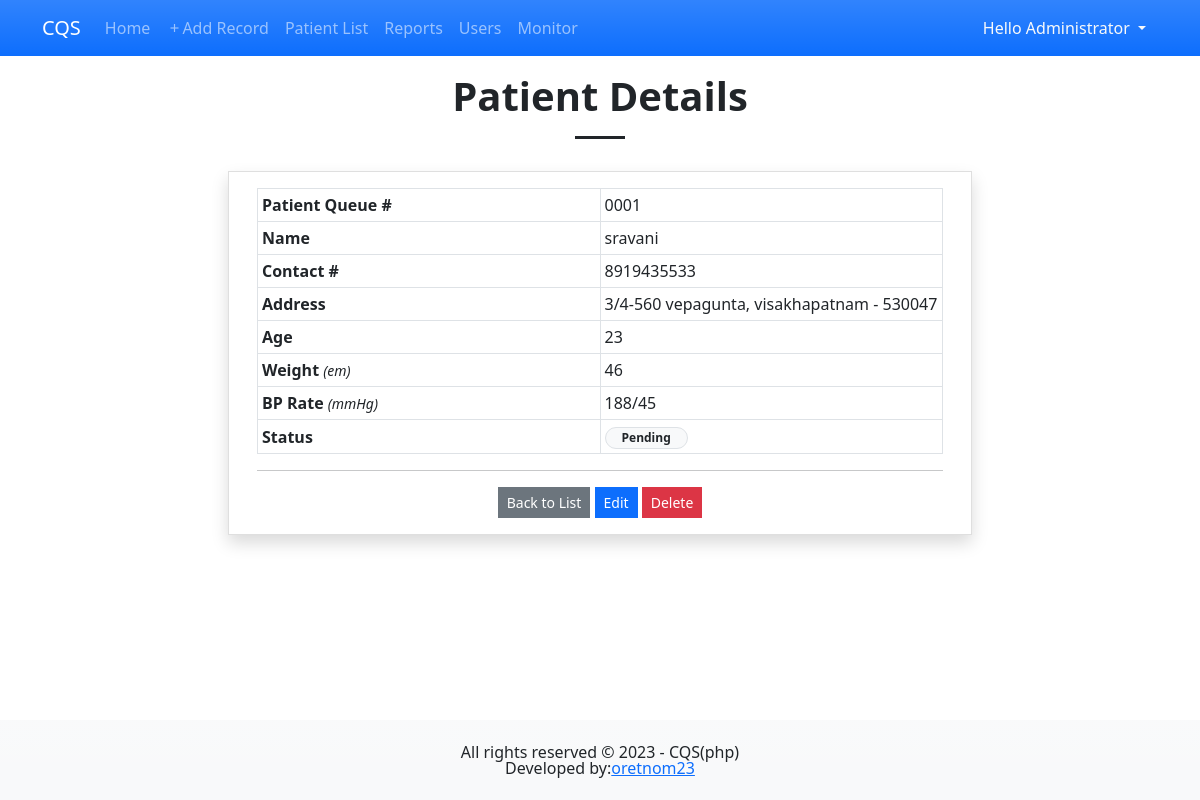
/?page=view_patient&id=8 (signed in), run on the app's committed database.
### tables this page shows
CREATE TABLE "patient_list" (
	"patient_id"	INTEGER NOT NULL,
	"queue_no"	TEXT NOT NULL,
	"fullname"	INTEGER NOT NULL,
	"address"	TEXT NOT NULL,
	"contact"	TEXT NOT NULL,
	"age"	INTEGER NOT NULL,
	"weight"	FLOAT NOT NULL DEFAULT 0,
	"bp_rate"	TEXT,
	"status"	TINYINT(2) NOT NULL DEFAULT 0,
	"notify"	TINYINT(2) NOT NULL DEFAULT 1,
	"date_created"	TIMESTAMP DEFAULT CURRENT_TIMESTAMP,
	PRIMARY KEY("patient_id" AUTOINCREMENT)
);

### view_patient.php (the view, shortened to what this page needs)
<?php
if(isset($_GET['id']) && $_GET['id'] > 0){
    $sql = "SELECT * FROM `patient_list` where `patient_id` = '{$_GET['id']}' ";
    $query = $conn->query($sql);
    $data = $query->fetchArray();
}else{
    throw new ErrorException("This page requires a valid ID.");
}
?>
<h1 class="text-center fw-bolder">Patient Details</h1>
<hr class="mx-auto opacity-100" style="width:50px;height:3px">
<div class="col-lg-8 col-md-10 col-sm-12 mx-auto py-3">
    <div class="card rounded-0 shadow">
        <div class="card-body rounded-0">
            <div class="container-fluid">
                <table class="table table-sm table-bordered">
                    <colgroup>
                        <col width="50%">
                        <col width="50%">
                    </colgroup>
                    <tbody>
                        <tr>
                            <td><b>Patient Queue #</b></td>
                            <td><?= $data['queue_no'] ?? "" ?></td>
                        </tr>
                        <tr>
                            <td><b>Name</b></td>
                            <td><?= $data['fullname'] ?? "" ?></td>
                        </tr>
                        <tr>
                            <td><b>Contact #</b></td>
                            <td><?= $data['contact'] ?? "N/A" ?></td>
                        </tr>
                        <tr>
                            <td><b>Address</b></td>
                            <td><?= $data['address'] ?? "N/A" ?></td>
                        </tr>
                        <tr>
                            <td><b>Age</b></td>
                            <td><?= $data['age'] ?? "N/A" ?></td>
                        </tr>
                        <tr>
                            <td><b>Weight</b> <small><em>(em)</em></small></td>
                            <td><?= $data['weight'] ?? "N/A" ?></td>
                        </tr>
                        <tr>
                            <td><b>BP Rate</b> <small><em>(mmHg)</em></small></td>
                            <td><?= $data['bp_rate'] ?? "N/A" ?></td>
                        </tr>
                        <tr>
                            <td><b>Status</b></td>
                            <td>
                            <?php
                                if(isset($data['status'])){
                                    switch($data['status']){
                                        case 0:
                                            echo "<span class='badge bg-light border rounded-pill px-3 text-dark'>Pending</span>";
                                            break;
                                    }
                                }
                            ?>
                            </td>
                        </tr>
                    </tbody>
                </table>
                <hr>
                <div class="text-center">
                    <a href="./?page=patients" class="btn btn-sm btn-secondary rounded-0">Back to List</a>
                    <a href="./?page=manage_patient&id=<?= $data['patient_id'] ?>&toview=true" class="btn btn-sm btn-primary rounded-0">Edit</a>
                    <button type="button" data-id="<?= $data['patient_id'] ?>" class="btn btn-sm btn-danger rounded-0 delete_data">Delete</button>
                </div>
            </div>
        </div>
    </div>
</div>

### css/custom.css (style rules this page uses)
html, body { margin: unset; height: 100%; width: 100%; overflow-x: hidden; }
body { padding-bottom:5em; }
table th, table td { vertical-align: middle !important; }

### data on the page
patient_list: queue_no "0001", fullname "sravani", contact "8919435533", address "3/4-560 vepagunta, visakhapatnam - 530047", age "23", weight "46", bp_rate "188/45"

### other printed values
$_SESSION['fullname'] "Administrator"
